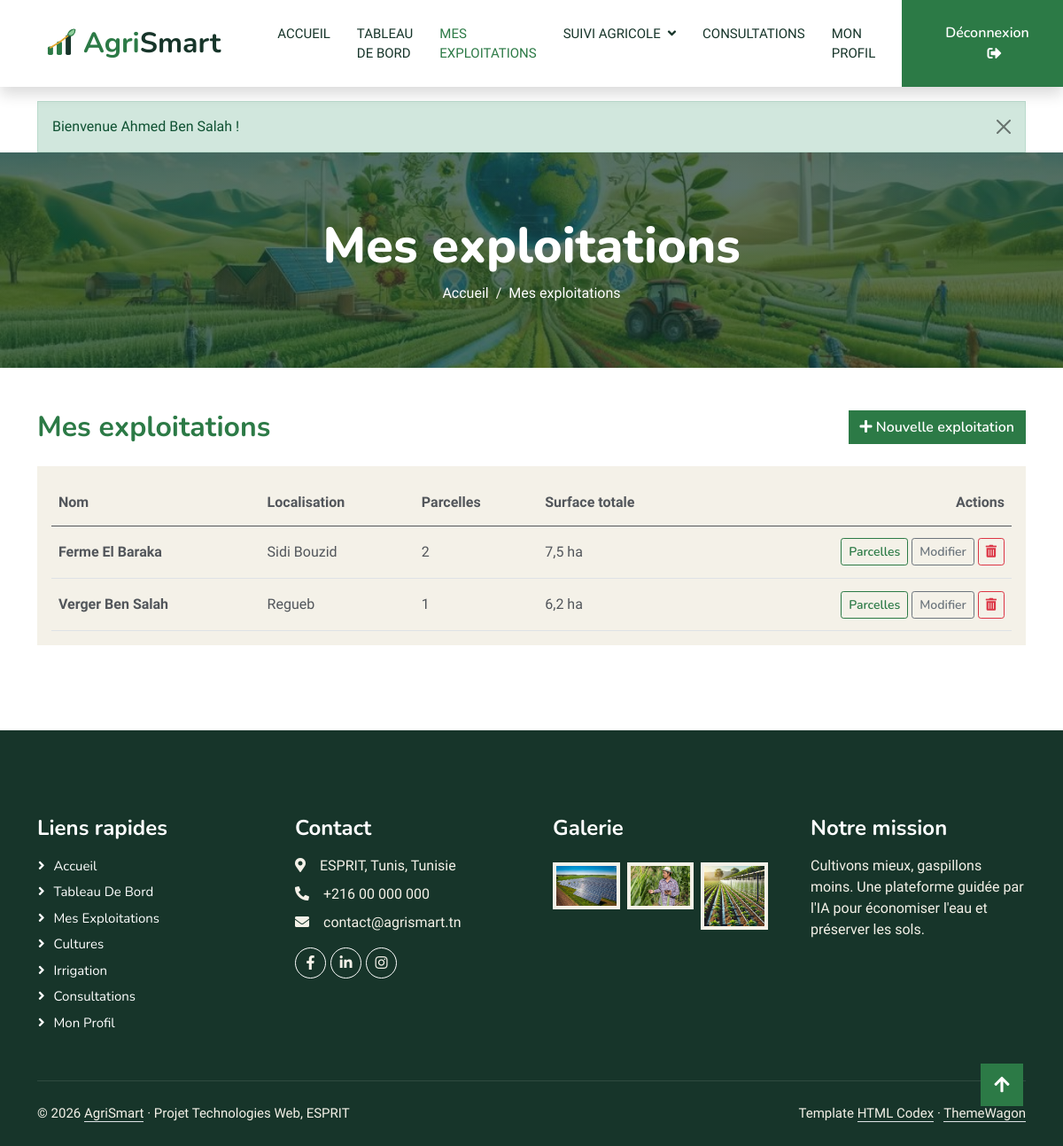
The page /frontoffice/index.php?page=exploitations (signed in) on the database its author committed.
### tables this page shows
CREATE TABLE exploitation (
    id              INT AUTO_INCREMENT PRIMARY KEY,
    agriculteur_id  INT NOT NULL,
    nom             VARCHAR(100) NOT NULL,
    localisation    VARCHAR(150) NOT NULL,
    created_at      TIMESTAMP DEFAULT CURRENT_TIMESTAMP,
    CONSTRAINT fk_exploitation_user FOREIGN KEY (agriculteur_id) REFERENCES utilisateur(id) ON DELETE CASCADE
);

CREATE TABLE parcelle (
    id               INT AUTO_INCREMENT PRIMARY KEY,
    exploitation_id  INT NOT NULL,
    nom              VARCHAR(100) NOT NULL,
    surface          DECIMAL(8,2) NOT NULL,                  
    type_sol         ENUM('Argileux','Sablonneux','Limoneux','Calcaire') NOT NULL,
    CONSTRAINT fk_parcelle_exploitation FOREIGN KEY (exploitation_id) REFERENCES exploitation(id) ON DELETE CASCADE
);

### frontoffice/controllers/Controller.php (called while the page is built, shortened)
<?php
abstract class Controller
{
    protected function render(string $view, array $data = []): void
    {
        extract($data, EXTR_SKIP);
        require __DIR__ . '/../views/' . $view . '.php';
    }
    protected function requireLogin(): Agriculteur
    {
        $user = users()->requireRole(Utilisateur::ROLE_AGRICULTEUR);
        return $user;
    }
}

### frontoffice/controllers/ExploitationController.php (called while the page is built, shortened)
<?php
require_once __DIR__ . '/../../config/database.php';
class ExploitationController extends Controller
{
    private PDO $db;
    public function __construct()
    {
        $this->db = Database::getConnexion();
    }
    public function index(): void
    {
        $user = $this->requireLogin();
        $exploitations = $this->listFor($user->getId());
        $this->render('exploitations', compact('exploitations'));
    }
    public function listFor(int $agriculteurId): array
    {
        $stmt = $this->db->prepare('SELECT * FROM exploitation WHERE agriculteur_id = :a ORDER BY id ASC');
        $stmt->execute(['a' => $agriculteurId]);
        $list = array_map(fn(array $r) => Exploitation::fromArray($r), $stmt->fetchAll());
        $this->attachParcelles($list);
        return $list;
    }
    private function attachParcelles(array $list): void
    {
        $ids = array_map(fn(Exploitation $x) => $x->getId(), $list);
        $marks = implode(',', array_fill(0, count($ids), '?'));
        $stmt = $this->db->prepare('SELECT * FROM parcelle WHERE exploitation_id IN (' . $marks . ') ORDER BY id ASC');
        $stmt->execute($ids);
        $byExploitation = [];
        foreach ($stmt->fetchAll() as $row) {
            $byExploitation[(int) $row['exploitation_id']][] = Parcelle::fromArray($row);
        }
    }
}

### frontoffice/index.php (called while the page is built, shortened)
<?php
require_once __DIR__ . '/../core/helpers.php';
require_once __DIR__ . '/../controllers/UserController.php';
require_once __DIR__ . '/helpers.php';
require_once __DIR__ . '/controllers/Controller.php';
$routes = [
    'home'              => ['HomeController',         'index'],
    'login'             => ['AuthController',         'login'],
    'register'          => ['AuthController',         'register'],
    'logout'            => ['AuthController',         'logout'],
    'dashboard'         => ['DashboardController',    'index'],
    'profile'           => ['ProfileController',      'index'],
    'profile-password'  => ['ProfileController',      'password'],
    'profile-delete'    => ['ProfileController',      'delete'],
    'exploitations'     => ['ExploitationController', 'index'],
    'exploitation-form' => ['ExploitationController', 'form'],
    'exploitation-delete' => ['ExploitationController', 'delete'],
    'parcelles'         => ['ParcelleController',     'index'],
    'parcelle-form'     => ['ParcelleController',     'form'],
    'parcelle-delete'   => ['ParcelleController',     'delete'],
    'consultations'       => ['ConsultationController', 'index'],
    'consultation'        => ['ConsultationController', 'show'],
    'consultation-form'   => ['ConsultationController', 'form'],
    'consultation-delete' => ['ConsultationController', 'delete'],
    'consultation-close'  => ['ConsultationController', 'close'],
    'consultation-take'   => ['ConsultationController', 'take'],
    'conseil-form'        => ['ConseilController',       'form'],
    'conseil-delete'      => ['ConseilController',       'delete'],
    'cultures'            => ['CultureController',     'index'],
    'culture-form'        => ['CultureController',     'form'],
    'culture-delete'      => ['CultureController',     'delete'],
    'irrigations'         => ['IrrigationController',  'index'],
    'irrigation-form'     => ['IrrigationController',  'form'],
    'irrigation-done'     => ['IrrigationController',  'done'],
    'irrigation-delete'   => ['IrrigationController',  'delete'],
];
$page = (string) ($_GET['page'] ?? 'home');
[$class, $method] = $routes[$page];
(new $class())->$method();

### core/helpers.php (called while the page is built, shortened)
<?php
function url(string $page, array $params = []): string
{
    return 'index.php?' . http_build_query(['page' => $page] + $params);
}

### config/database.php (called while the page is built, shortened)
<?php
class Database
{
    private static ?PDO $pdo = null;
    public static function getConnexion(): PDO
    {
        if (self::$pdo === null) {
            $config = require __DIR__ . '/config.php';
            $db = $config['db'];
            $dsn = sprintf('mysql:host=%s;port=%d;dbname=%s;charset=%s', $db['host'], $db['port'], $db['name'], $db['charset']);
            try {
                self::$pdo = new PDO($dsn, $db['user'], $db['pass'], [
                    PDO::ATTR_ERRMODE            => PDO::ERRMODE_EXCEPTION,
                    PDO::ATTR_DEFAULT_FETCH_MODE => PDO::FETCH_ASSOC,
                    PDO::ATTR_EMULATE_PREPARES   => false,
                ]);
            } catch (PDOException $e) {
                error_log('AgriSmart DB: ' . $e->getMessage());
                http_response_code(500);
                die(!empty($config['debug'])
                    ? 'Erreur base de données : ' . htmlspecialchars($e->getMessage(), ENT_QUOTES, 'UTF-8')
                    : 'Service temporairement indisponible (connexion à la base de données impossible).');
            }
        }
        return self::$pdo;
    }
}

### config/config.php (called while the page is built, shortened)
<?php
$config = [
    'db' => [
        'host'    => 'localhost',
        'port'    => 3306,
        'name'    => 'agrismart',
        'user'    => 'root',
        'pass'    => '',
        'charset' => 'utf8mb4',
    ],
    'debug'            => false,
    'session_lifetime' => 1800,
    'max_login_tries'  => 5,
    'lockout_minutes'  => 5,
];
$local = __DIR__ . '/config.local.php';
return $config;

### frontoffice/helpers.php (called while the page is built, shortened)
<?php
function users(): UserController
{
    static $controller = null;
    if ($controller === null) {
        $controller = new UserController();
    }
    return $controller;
}

### controllers/UserController.php (called while the page is built, shortened)
<?php
require_once __DIR__ . '/../config/database.php';
class UserController
{
    private PDO $db;
    private ?Utilisateur $current = null;
    private bool $currentLoaded = false;
    public function __construct()
    {
        $this->db = Database::getConnexion();
        $this->config = require __DIR__ . '/../config/config.php';
    }
    public static function isAuthenticated(): bool
    {
        return !empty($_SESSION['user_id']);
    }
    public function currentUser(): ?Utilisateur
    {
        if (!$this->currentLoaded) {
            $this->currentLoaded = true;
            $this->current = $this->findById((int) $_SESSION['user_id']);
        }
        return $this->current;
    }
    public function requireAuth(): Utilisateur
    {
        $user = $this->currentUser();
        return $user;
    }
    public function requireRole(string $role): Utilisateur
    {
        $user = $this->requireAuth();
        return $user;
    }
    public function findById(int $id): ?Utilisateur
    {
        $stmt = $this->db->prepare('SELECT * FROM utilisateur WHERE id = :id LIMIT 1');
        $stmt->execute(['id' => $id]);
        $row = $stmt->fetch();
        return $row ? Utilisateur::fromArray($row) : null;
    }
}

### models/Utilisateur.php (called while the page is built, shortened)
<?php
class Utilisateur
{
    protected int $id = 0;
    protected bool $actif = true;
    public function getId(): int { return $this->id; }
    public function isActif(): bool { return $this->actif; }
    public function setId(int $id): void { $this->id = $id; }
    public function setActif(bool $actif): void { $this->actif = $actif; }
    public static function fromArray(array $r): Utilisateur
    {
        $role = $r['role'] ?? '';
        $u = $role === self::ROLE_ADMIN ? new Administrateur() : ($role === self::ROLE_EXPERT ? new Expert() : new Agriculteur());
        $u->setId((int) ($r['id'] ?? 0));
        $u->setNom((string) ($r['nom'] ?? ''));
        $u->setEmail((string) ($r['email'] ?? ''));
        $u->setMotDePasse((string) ($r['mot_de_passe'] ?? ''));
        $u->setActif((bool) ($r['actif'] ?? 1));
        $u->setDerniereConnexion($r['derniere_connexion'] ?? null);
        $u->setCreatedAt((string) ($r['created_at'] ?? ''));
        if ($u instanceof Agriculteur) {
            $u->setTelephone((string) ($r['telephone'] ?? ''));
            $u->setAdresse((string) ($r['adresse'] ?? ''));
            $u->setRegion((string) ($r['region'] ?? ''));
        } elseif ($u instanceof Expert) {
            $u->setSpecialite((string) ($r['specialite'] ?? ''));
            $u->setExperience((int) ($r['experience'] ?? 0));
            $u->setDisponibilite((bool) ($r['disponibilite'] ?? 1));
        } elseif ($u instanceof Administrateur) {
            $u->setNiveauAcces((int) ($r['niveau_acces'] ?? 1));
        }
        return $u;
    }
}

### models/Agriculteur.php (called while the page is built, shortened)
<?php
class Agriculteur extends Utilisateur
{
    public function getRole(): string { return self::ROLE_AGRICULTEUR; }
}

### models/Exploitation.php (called while the page is built, shortened)
<?php
class Exploitation
{
    private int $id = 0;
    public function getId(): int { return $this->id; }
    public function setId(int $id): void { $this->id = $id; }
    public static function fromArray(array $r): self
    {
        $x = new self();
        $x->setId((int) ($r['id'] ?? 0));
        $x->setAgriculteurId((int) ($r['agriculteur_id'] ?? 0));
        $x->setNom((string) ($r['nom'] ?? ''));
        $x->setLocalisation((string) ($r['localisation'] ?? ''));
        return $x;
    }
}

### models/Parcelle.php (called while the page is built, shortened)
<?php
class Parcelle
{
    public static function fromArray(array $r): self
    {
        $p = new self();
        $p->setId((int) ($r['id'] ?? 0));
        $p->setExploitationId((int) ($r['exploitation_id'] ?? 0));
        $p->setNom((string) ($r['nom'] ?? ''));
        $p->setSurface((float) ($r['surface'] ?? 0));
        $p->setTypeSol((string) ($r['type_sol'] ?? ''));
        return $p;
    }
}

### frontoffice/views/exploitations.php (the view, shortened to what this page needs)
<!DOCTYPE html>
<html lang="fr">
<head>
    <?php require_once __DIR__ . '/includes/head.php'; ?>
</head>
<body>
<?php require_once __DIR__ . '/includes/navbar.php'; ?>
<?php require_once __DIR__ . '/includes/page-header.php'; ?>
<section class="container pb-5">
    <div class="d-flex justify-content-between align-items-center mb-4">
        <h2 class="text-primary mb-0">Mes exploitations</h2>
        <a href="<?= url('exploitation-form') ?>" class="btn btn-primary"><i class="fa fa-plus"></i> Nouvelle exploitation</a>
    </div>
    <?php if (!$exploitations): ?>
        <div class="alert alert-info">Aucune exploitation pour le moment.</div>
    <?php else: ?>
        <div class="bg-light p-3">
            <div class="table-responsive">
                <table class="table align-middle mb-0">
                    <thead><tr><th>Nom</th><th>Localisation</th><th>Parcelles</th><th>Surface totale</th><th class="text-end">Actions</th></tr></thead>
                    <tbody>
                    <?php foreach ($exploitations as $ex): ?>
                        <tr>
                            <td class="fw-semi-bold"><?= e($ex->getNom()) ?></td>
                            <td><?= e($ex->getLocalisation()) ?></td>
                            <td><?= count($ex->getParcelles()) ?></td>
                            <td><?= number_format($ex->calculerSurface(), 1, ',', ' ') ?> ha</td>
                            <td class="text-end">
                                <a href="<?= url('parcelles', ['exploitation' => $ex->getId()]) ?>" class="btn btn-sm btn-outline-primary">Parcelles</a>
                                <a href="<?= url('exploitation-form', ['id' => $ex->getId()]) ?>" class="btn btn-sm btn-outline-secondary">Modifier</a>
                                <form method="post" action="<?= url('exploitation-delete') ?>" class="d-inline js-confirm" data-confirm="Supprimer l'exploitation « <?= e($ex->getNom()) ?> » et toutes ses parcelles ?">
                                    <button type="submit" class="btn btn-sm btn-outline-danger"><i class="fa fa-trash-alt"></i></button>
                                </form>
                            </td>
                        </tr>
                    <?php endforeach; ?>
                    </tbody>
                </table>
            </div>
        </div>
    <?php endif; ?>
</section>
<?php require_once __DIR__ . '/includes/footer.php'; ?>
</body>
</html>

### frontoffice/css/style.css (style rules this page uses)
:root { --primary: #2C7A46; --light: #F4F1E8; --dark: #17352A; }
.fw-semi-bold { font-weight: 700 !important; }
.btn { font-family: 'Nunito', sans-serif; font-weight: 600; transition: .5s; }
.btn.btn-primary, .btn.btn-secondary { color: #FFFFFF; }

### frontoffice/css/agrismart.css (style rules this page uses)
:root { --as-ochre: #E3A72F; }
.btn.btn-primary, .btn.btn-outline-primary:hover { color: #fff; }
.bg-light .table { --bs-table-bg: transparent; margin-bottom: 0; }
.bg-light .table > :not(caption) > * > * { padding-top: .85rem; padding-bottom: .85rem; }
td form.d-inline { display: inline-block; }

### rows shown on the page
exploitation: nom "Ferme El Baraka", localisation "Sidi Bouzid", count($ex->getParcelles()) "2", calculerSurface "7,5"
exploitation: nom "Verger Ben Salah", localisation "Regueb", count($ex->getParcelles()) "1"
parcelle: surface "6,2"

### other values the page prints
$flash['msg'] "Bienvenue Ahmed Ben Salah !"
$pageTitle "Mes exploitations"
